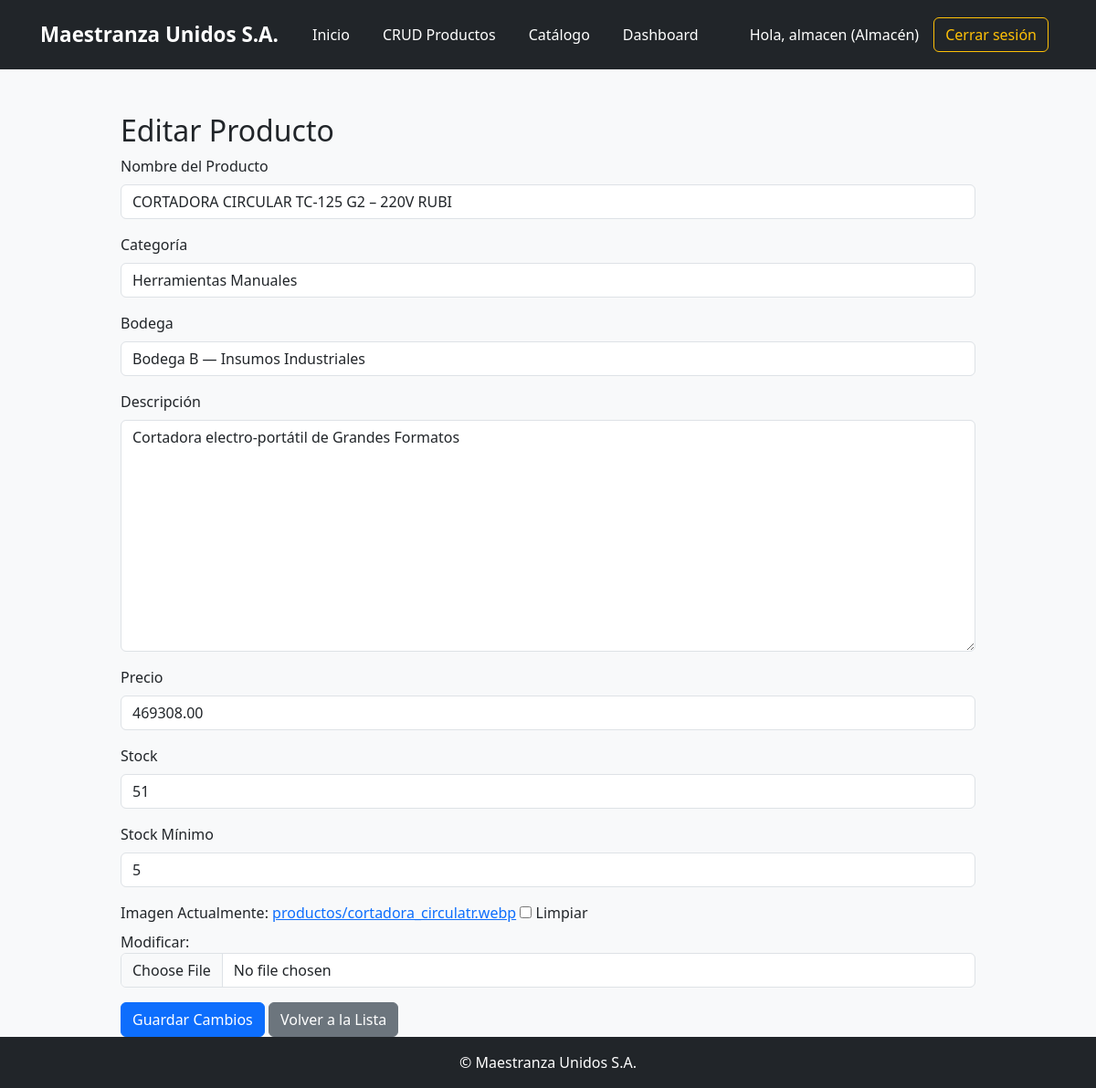
Page /productos/editar/21/ (signed in) on the committed database.
### inventario/models.py (models this page shows, shortened)
class Producto(models.Model):
    nombre = models.CharField(max_length=100)
    categoria = models.ForeignKey(
        CategoriaProducto,
        on_delete=models.SET_NULL,
        null=True,
        blank=True,
        related_name='productos'
    )
    descripcion = models.TextField(blank=True)
    precio = models.DecimalField(max_digits=10, decimal_places=2)
    imagen = models.ImageField(upload_to='productos/', null=True, blank=True)
    fecha_vencimiento = models.DateField(null=True, blank=True)
    stock = models.PositiveIntegerField(default=0)
    stock_minimo = models.PositiveIntegerField(default=1)
    serial_number = models.CharField(
        max_length=20,
        unique=True,
        editable=False,
        blank=True,
        help_text="Número de serie generado automáticamente"
    )
    bodega = models.ForeignKey(
        Bodega,
        on_delete=models.CASCADE,
        related_name='productos',
        null=True,
        blank=True
    )

### inventario/views.py (the view)
# urls.py: path('productos/editar/<int:producto_id>/', views.editar_producto, name='editar_producto'),
@login_required
@groups_required('Gestor de Inventario', 'Almacén')
def editar_producto(request, producto_id):
    producto = get_object_or_404(Producto, pk=producto_id)
    precio_anterior = producto.precio
    if request.method == 'POST':
        form = ProductoForm(request.POST, request.FILES, instance=producto)
        if form.is_valid():
            producto_actualizado = form.save()
            if producto_actualizado.precio != precio_anterior:
                rol = request.user.groups.first().name if request.user.groups.exists() else "Sin rol"
                HistorialPrecio.objects.create(
                    producto=producto_actualizado,
                    precio=producto_actualizado.precio,
                    usuario=request.user,
                    rol=rol
                )
            messages.success(request, "Producto modificado exitosamente.")
            return redirect('producto_crud')
    else:
        form = ProductoForm(instance=producto)
    return render(request, 'inventario/registro_producto.html', {
        'form': form,
        'editar': True,
        'producto': producto
    })

### inventario/forms.py (shortened to what this page needs)
class ProductoForm(forms.ModelForm):
    class Meta:
        model = Producto
        fields = '__all__'
        widgets = {
            'fecha_vencimiento': forms.DateInput(attrs={'type': 'date'}),
            'stock': forms.NumberInput(attrs={'min': 0}),
            'stock_minimo': forms.NumberInput(attrs={
                'min': 0,
                'readonly': 'readonly',
                'placeholder': '5'
            }),
            'categoria': forms.Select(),
            'bodega': forms.Select(),
        }
    def __init__(self, *args, **kwargs):
        super().__init__(*args, **kwargs)
        self.fields['stock_minimo'].initial = 5
        self.fields['stock_minimo'].disabled = True
        self.fields['categoria'].empty_label = "Seleccione una categoría"
        self.fields['bodega'].empty_label = "Seleccione una bodega"
        for name, field in self.fields.items():
            field.widget.attrs.setdefault('class', 'form-control')

### inventario/models.py (called while the page is built)
    def __str__(self):
        return self.nombre

    def __str__(self):
        return self.nombre

### inventario/views.py (called while the page is built)
def groups_required(*group_names):
    def check_groups(user):
        return user.is_authenticated and (
            user.groups.filter(name__in=group_names).exists() or user.groups.filter(name='Administrador').exists()
        )
    return user_passes_test(check_groups)

### inventario/templates/inventario/registro_producto.html (shortened to what this page needs)
{% extends 'inventario/base.html' %}
{% load static %}
{% block content %}
<div class="container mt-5">
  <h2>{% if editar %}Editar Producto{% else %}Registrar Producto{% endif %}</h2>
  <form method="post" enctype="multipart/form-data">
    <div class="mb-3">
      <label for="{{ form.nombre.id_for_label }}" class="form-label">Nombre del Producto</label>
      {{ form.nombre }}
    </div>
    <div class="mb-3">
      <label for="{{ form.categoria.id_for_label }}" class="form-label">Categoría</label>
      {{ form.categoria }}
    </div>
    <div class="mb-3">
      <label for="{{ form.bodega.id_for_label }}" class="form-label">Bodega</label>
      {{ form.bodega }}
    </div>
    <div class="mb-3">
      <label for="{{ form.descripcion.id_for_label }}" class="form-label">Descripción</label>
      {{ form.descripcion }}
    </div>
    <div class="mb-3">
      <label for="{{ form.precio.id_for_label }}" class="form-label">Precio</label>
      {{ form.precio }}
    </div>
    <div class="mb-3">
      <label for="{{ form.stock.id_for_label }}" class="form-label">Stock</label>
      {{ form.stock }}
    </div>
    <div class="mb-3">
      <label for="id_stock_minimo" class="form-label">Stock Mínimo</label>
      <input type="number" id="id_stock_minimo" name="stock_minimo" value="5" readonly class="form-control"
        placeholder="5">
    </div>
    <div class="mb-3">
      <label for="{{ form.imagen.id_for_label }}" class="form-label">Imagen</label>
      {{ form.imagen }}
    </div>
    <button type="submit" class="btn btn-primary">
      {% if editar %}Guardar Cambios{% else %}Guardar Producto{% endif %}
    </button>
    <a href="{% url 'producto_crud' %}" class="btn btn-secondary">
      {% if editar %}Volver a la Lista{% else %}Ver Productos{% endif %}
    </a>
  </form>
</div>
{% endblock %}

### inventario/templates/inventario/base.html (shortened to what this page needs)
{% load static %}
<!DOCTYPE html>
<html lang="es">
<head>
  <link href="https://cdn.jsdelivr.net/npm/bootstrap@5.3.3/dist/css/bootstrap.min.css" rel="stylesheet">
  <link rel="stylesheet" href="{% static 'inventario/css/style.css' %}">
</head>
<body class="{% if request.COOKIES.theme == 'dark' %}dark-mode{% endif %}">
<nav class="navbar navbar-expand-lg navbar-dark bg-dark">
  <div class="container-fluid">
    <a class="navbar-brand mx-auto" href="#">Maestranza Unidos S.A.</a>
    <div class="collapse navbar-collapse justify-content-center" id="navbarNav">
      <ul class="navbar-nav mx-auto">
        <li class="nav-item"><a class="nav-link" href="{% url 'index' %}">Inicio</a></li>
        {% if user.is_authenticated %}
            {% if user.groups.first.name == 'Administrador' %}
                <li class="nav-item"><a class="nav-link" href="{% url 'dashboard' %}">Dashboard</a></li>
                <li class="nav-item"><a class="nav-link" href="{% url 'usuarios_crud' %}">Usuarios</a></li>
                <li class="nav-item"><a class="nav-link" href="{% url 'producto_crud' %}">CRUD Productos</a></li>
                <li class="nav-item"><a class="nav-link" href="{% url 'registro_producto' %}">Registrar Producto</a></li>
                <li class="nav-item"><a class="nav-link" href="{% url 'tienda' %}">Catálogo</a></li>
            {% elif user.groups.first.name == 'Comprador' %}
                <li class="nav-item"><a class="nav-link" href="{% url 'tienda' %}">Catálogo</a></li>
                <li class="nav-item"><a class="nav-link" href="{% url 'dashboard' %}">Dashboard</a></li>
            {% elif user.groups.first.name == 'Almacén' %}
                <li class="nav-item"><a class="nav-link" href="{% url 'producto_crud' %}">CRUD Productos</a></li>
                <li class="nav-item"><a class="nav-link" href="{% url 'tienda' %}">Catálogo</a></li>
                <li class="nav-item"><a class="nav-link" href="{% url 'dashboard' %}">Dashboard</a></li>
            {% endif %}
        {% else %}
            <li class="nav-item"><a class="nav-link" href="{% url 'login' %}">Iniciar Sesión</a></li>
            <li class="nav-item"><a class="nav-link" href="{% url 'registro_usuario' %}">Registrarse</a></li>
            <li class="nav-item"><a class="nav-link" href="{% url 'olvidar_contra' %}">¿Olvidaste tu contraseña?</a></li>
        {% endif %}
      </ul>
      {% if user.is_authenticated %}
        <div class="d-flex align-items-center ms-auto">
          <span class="navbar-text me-3">
            Hola, {{ user.username }}
            {% if user.groups.first %}
              ({{ user.groups.first.name }})
            {% else %}
              (Sin rol)
            {% endif %}
          </span>
          <a href="{% url 'logout' %}" class="btn btn-outline-light me-2">Cerrar sesión</a>
        </div>
      {% endif %}
    </div>
  </div>
</nav>
<main class="main-content">
  {% block content %}{% endblock %}
</main>
<footer class="bg-dark text-white text-center py-3 mt-auto">
  © Maestranza Unidos S.A.
</footer>
</body>
</html>

### inventario/static/inventario/css/style.css (style rules this page uses)
body { background-color: #f8f9fa; font-family: 'Segoe UI', Tahoma, Geneva, Verdana, sans-serif; margin: 0; padding: 0; }
.navbar { padding: 1rem 2rem; }
.navbar-brand { font-weight: bold; font-size: 1.4rem; color: white !important; text-align: center; margin-right: auto; margin-left: auto; }
.navbar-nav { text-align: center; }
.navbar-nav .nav-item { margin: 0 10px; }
.navbar-nav .nav-link { color: #ffffff !important; font-weight: 500; transition: all 0.2s ease-in-out; }
.navbar-text { color: #ffffff; font-size: 1rem; }
.btn-outline-light { border-color: #ffc107; color: #ffc107; }
footer { background-color: #343a40; color: white; text-align: center; padding: 15px 0; margin-top: 50px; }
.container { max-width: 960px; }

### rows in the picture
Producto: nombre "CORTADORA CIRCULAR TC-125 G2 – 220V RUBI", categoria "Herramientas Manuales", bodega "Bodega B — Insumos Industriales", descripcion "Cortadora electro-portátil de Grandes Formatos", precio "469308.00", stock "51"

### other values in the picture
{{ user.username }} "almacen"
{{ user.groups.first.name }} "Almacén"
